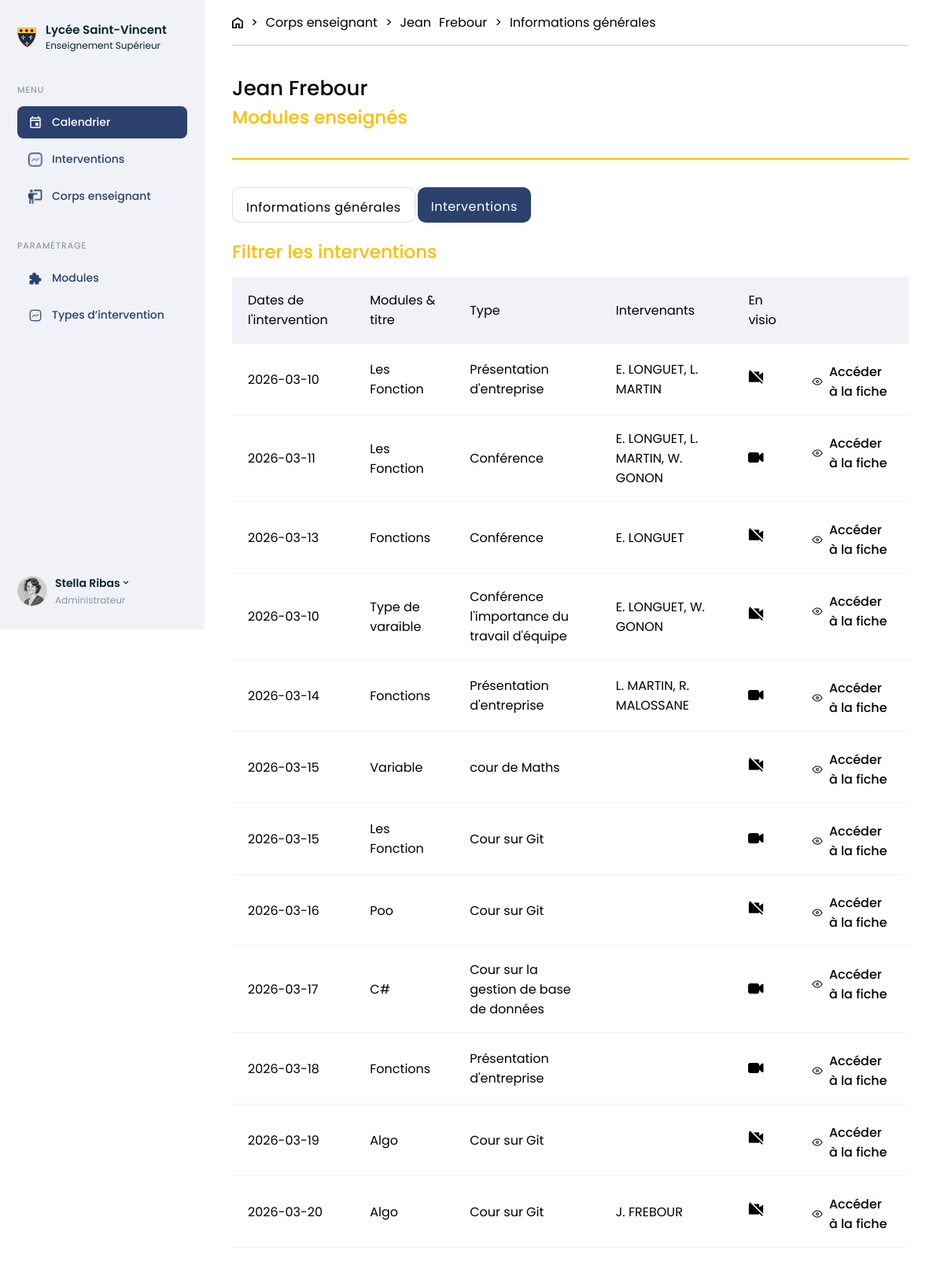
Before: /Fiche_enseignant_interventions.php with the older database file.
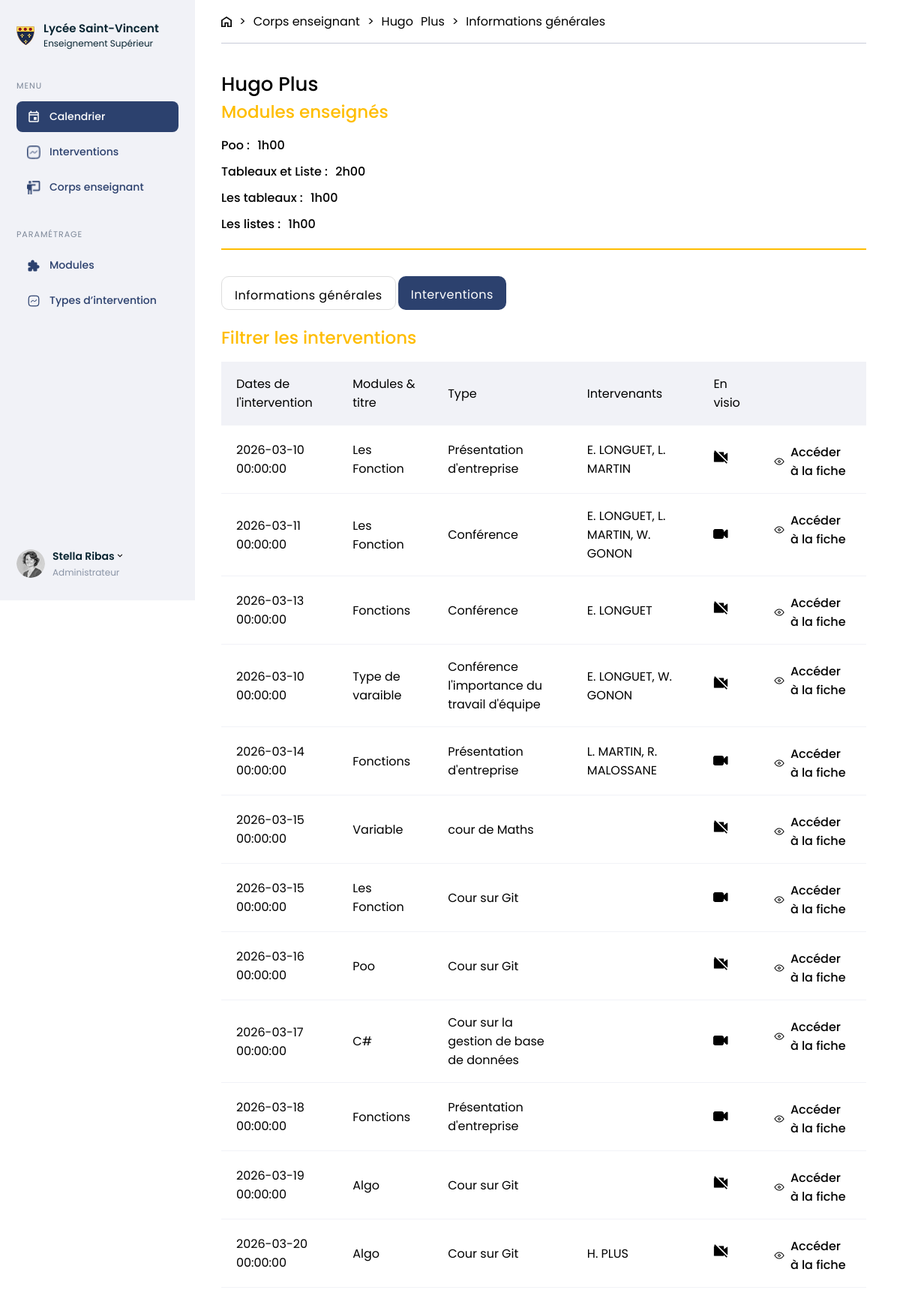
After: the same page with the newer database file.
### tables this page shows
CREATE TABLE IF NOT EXISTS `user` (
  `id` int NOT NULL AUTO_INCREMENT,
  `role` varchar(255) DEFAULT 'Enseignant',
  `email` varchar(255) NOT NULL,
  `last_name` varchar(255) NOT NULL,
  `first_name` varchar(255) NOT NULL,
  `password` varchar(255) DEFAULT NULL,
  PRIMARY KEY (`id`)
);

CREATE TABLE IF NOT EXISTS `course` (
  `id` int NOT NULL AUTO_INCREMENT,
  `start_date` datetime NOT NULL,
  `end_date` datetime NOT NULL,
  `intervention_type_id` int NOT NULL,
  `module_id` int NOT NULL,
  `remotely` tinyint(1) DEFAULT NULL,
  `title` varchar(255) NOT NULL,
  PRIMARY KEY (`id`),
  KEY `id_course_module` (`module_id`),
  KEY `id_intervention` (`intervention_type_id`)
);

CREATE TABLE IF NOT EXISTS `module` (
  `id` int NOT NULL AUTO_INCREMENT,
  `code` varchar(50) NOT NULL,
  `parent_id` int DEFAULT NULL,
  `name` varchar(255) NOT NULL,
  `description` text NOT NULL,
  `hours_count` int DEFAULT NULL,
  `capstone_project` tinyint(1) DEFAULT NULL,
  PRIMARY KEY (`id`),
  KEY `parent_id` (`parent_id`) USING BTREE
);

CREATE TABLE IF NOT EXISTS `intervention_type` (
  `id` int NOT NULL AUTO_INCREMENT,
  `name` varchar(255) NOT NULL,
  `description` text NOT NULL,
  `color` varchar(20) NOT NULL,
  PRIMARY KEY (`id`)
);

### public/Fiche_enseignant_interventions.php (the view, shortened to what the changed rows need)
<?php
require_once 'Connexion.php';
$id =11;
$requete = $con->prepare("SELECT email, last_name, first_name FROM user WHERE id=:id");
$requete->bindParam(':id', $id);
$requete->execute();
$infos = $requete->fetch(PDO::FETCH_ASSOC);
?>
<!DOCTYPE html>
<html lang="fr">
<head>
    <link rel="stylesheet" href="style.css">
</head>
<body>
        <?php include_once 'Menu_gestion_licence.php' ?>
    <section class="teacher-information page">
        <div class="breadcrumb">
            <img src="assets/home.png" alt="">
            <p>></p>
            <p>Corps enseignant</p>
            <p>></p>
            <p><?php echo $infos["first_name"] ?></p>
            <p><?php echo $infos["last_name"] ?></p>
            <p>></p>
            <p>Informations générales</p>
        </div>
        <section>
            <div class="align margin-null">
                <h3 class="margin-null"><span><?php echo $infos["first_name"] ?></span>
                <span><?php echo $infos["last_name"] ?></span></h3>
            </div>
            <p class="yellow-title">Modules enseignés</p>
            <div class="information-part">
            <?php
                $requete = $con->prepare("SELECT m.name, m.hours_count FROM instructor_module im JOIN module m ON im.module_id = m.id  WHERE im.instructor_id= :id ");
                $requete->bindParam(':id', $id);
                $requete->execute();
                $contenu = $requete->fetchAll(\PDO::FETCH_ASSOC);
                foreach ($contenu as $colonne => $element) {
                    echo"<p>";
                    echo "<span>". $element["name"]. "</span>"; ?>
                    <span class="padding-5">:</span>
                    <?php
                    echo"<span>". $element['hours_count']. "</span>";
                    echo"<span>"."h00". "</span>" ;
                    echo"</p>";
                }
            ?>
            </div>
        </section>
        <section class="form-part">
            <table class="table">
                <?php
                    $requete = $con->prepare("SELECT id, start_date, end_date, intervention_type_id, module_id, remotely FROM course");
                    $requete->execute();
                    $contenu = $requete->fetchAll(\PDO::FETCH_ASSOC);
                    foreach ($contenu as $valeurs=>$element) {
                        echo "<tr>";
                        echo "<td>". $element["start_date"]. "</td>";
                        $module_id = $element["module_id"];
                        $requete = $con->prepare("SELECT name FROM module WHERE id = :module_id");
                        $requete -> bindParam(':module_id', $module_id);
                        $requete->execute();
                        $nom_module = $requete->fetch(\PDO::FETCH_ASSOC);
                        echo "<td>". $nom_module["name"] . "</td>";
                        $type_intervention = $element["intervention_type_id"];
                        $requete = $con->prepare("SELECT name FROM intervention_type WHERE id = :type_intervention");
                        $requete -> bindParam(':type_intervention', $type_intervention);
                        $requete->execute();
                        $nom_intervention = $requete->fetch(\PDO::FETCH_ASSOC);
                        echo "<td>". $nom_intervention["name"] ."</td>";
                        $id = $element["id"];
                        $requete = $con->prepare("SELECT upper(u.last_name), upper(u.first_name) FROM user u WHERE u.id IN (SELECT i.user_id FROM instructor i WHERE i.id in (SELECT c.instructor_id FROM course_instructor c WHERE c.course_id = :id))");
                        $requete -> bindParam(':id', $id);
                        $requete->execute();
                        $noms_intervenants = $requete->fetchAll(\PDO::FETCH_ASSOC);
                        echo "<td>";
                        $temporaire = "";
                        foreach ($noms_intervenants as $colonne=>$noms){
                            $temporaire .= ", ". $noms["upper(u.first_name)"][0].". ".$noms["upper(u.last_name)"];
                        }
                        echo substr($temporaire, 2);
                        echo "</td>";
                        if ($element["remotely"] == 0){
                            ?><td> <img src="assets/VisioOff.png" alt=""> </td><?php
                        }
                        else {
                            ?><td> <img src="assets/VisioOn.png" alt=""> </td><?php
                        }
                        ?><td class="table_align"><img src="assets/Oeil.png" alt="">
                        <a href="">Accéder à la fiche</a></td>
                        <?php
                        echo "</tr>";
                    }
                ?>
            </table>
        </section>
    </section>
</body>
</html>

Changed rows visible on the page:
changed user: first_name "Jean" → "Hugo"; last_name "Frebour" → "Plus"
now on this page (row unchanged): module: name "Poo", hours_count "1"
now on this page (row unchanged): module: name "Tableaux et Liste", hours_count "2"
now on this page (row unchanged): module: name "Les tableaux", hours_count "1"
now on this page (row unchanged): module: name "Les listes", hours_count "1"
changed course (number 1 of 12 on the later page): start_date "2026-03-10" → "2026-03-10 00:00:00"
changed course (number 2 of 12 on the later page): start_date "2026-03-11" → "2026-03-11 00:00:00"
changed course (number 3 of 12 on the later page): start_date "2026-03-13" → "2026-03-13 00:00:00"
changed course "Type de varaible": start_date "2026-03-10" → "2026-03-10 00:00:00"
changed course (number 5 of 12 on the later page): start_date "2026-03-14" → "2026-03-14 00:00:00"
changed course "Variable": start_date "2026-03-15" → "2026-03-15 00:00:00"
changed course (number 7 of 12 on the later page): start_date "2026-03-15" → "2026-03-15 00:00:00"
changed course "Poo": start_date "2026-03-16" → "2026-03-16 00:00:00"
changed course "Cour sur la gestion de base de données": start_date "2026-03-17" → "2026-03-17 00:00:00"
changed course (number 10 of 12 on the later page): start_date "2026-03-18" → "2026-03-18 00:00:00"
changed course (number 11 of 12 on the later page): start_date "2026-03-19" → "2026-03-19 00:00:00"
changed course (number 12 of 12 on the later page): start_date "2026-03-20" → "2026-03-20 00:00:00"; temporaire "J. FREBOUR" → "H. PLUS"
